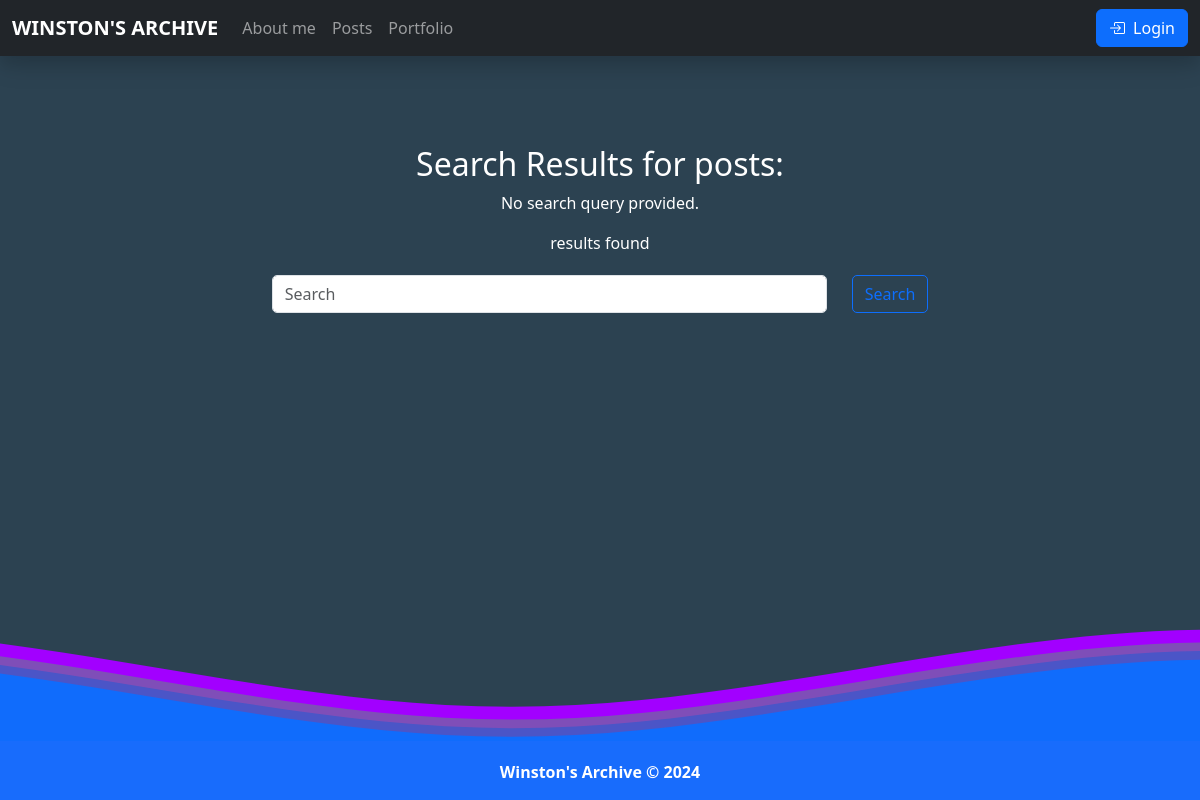
Page /blog/search/ on the earlier database version.
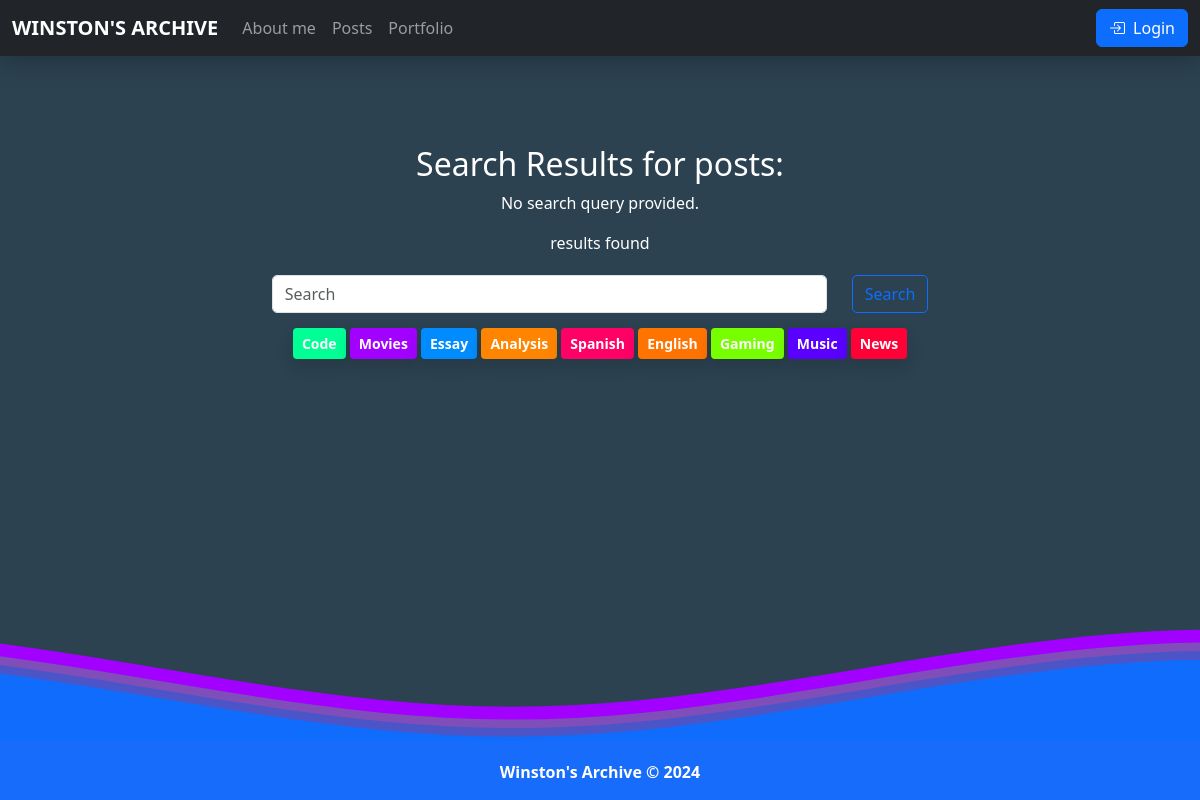
Same page on the later database version.
### blog/models.py (models this page shows, shortened)
class Tag(models.Model):
    name = models.CharField(max_length=200)

### blog/views.py (the view)
# urls.py: path('search/', search_posts, name='search_posts'),
def search_posts(request):
    query = request.GET.get('q')
    tags = request.GET.get('tags', '').split()
    results = Post.objects.all().order_by('-date_posted')
    if tags:
        results = results.filter(tags__name__in=tags)
    if query:
        results = results.filter(title__icontains=query)
    if query or tags:
        context = {'results': results, 'query': query, 'selected_tags':tags, 'all_tags': Tag.objects.all()}
    else:
        context = {'all_tags': Tag.objects.all()}
    return render(request, 'blog/search.html', context)

### templates/blog/search.html (shortened to what this page needs)
{% extends 'base.html' %}
{% block content %}
{% load static %}
    <link rel="stylesheet" href="{% static 'css/tags.css' %}">
    <div class="post-container" style="margin-top: 0px">
        <div style="text-align: center; padding: 20px;">
            <h2>Search Results for posts:</h2>
            {% if query %}
                <p><strong>With search query:</strong> {{ query }}</p>
            {% else %}
                <p>No search query provided.</p>
            {% endif %}
            <p>{{ results.count }} results found</p>
            <form class="search-bar-form" style="margin-top: 20px;" action="{% url 'search_posts' %}" method="get" id="search-form">
                <input class="form-control mr-sm-2" style="width: 75%; border-radius: 5px;" type="search" name="q" placeholder="Search" aria-label="Search" id="search-input">
                <button class="btn btn-outline-primary my-2 my-sm-0" type="submit" style="border-radius: 5px;">Search</button>
            </form>
            <div class="tags-container" style="margin-top: 15px">
                {% for tag in all_tags %}
                    <button class="btn shadow btn-sm btn-tag btn-tag-{{ tag.name|lower }}"><strong>{{ tag.name }}</strong></button>
                {% endfor %}
            </div>
        </div>
    </div>
{% endblock %}

Differences in the rows shown:
added Tag: name "Code"
added Tag: name "Movies"
added Tag: name "Essay"
added Tag: name "Analysis"
added Tag: name "Spanish"
added Tag: name "English"
added Tag: name "Gaming"
added Tag: name "Music"
added Tag: name "News"
